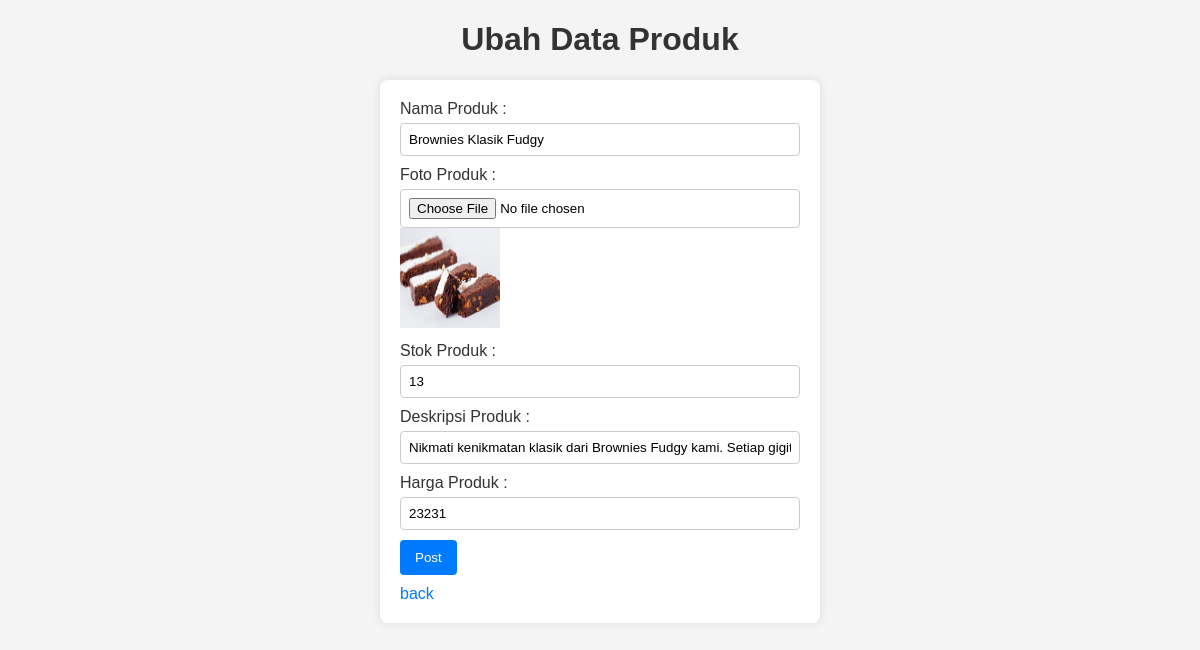
/AdminSide/ubahProduk.php?Id_produk=13, run on an earlier commit of the app's database.
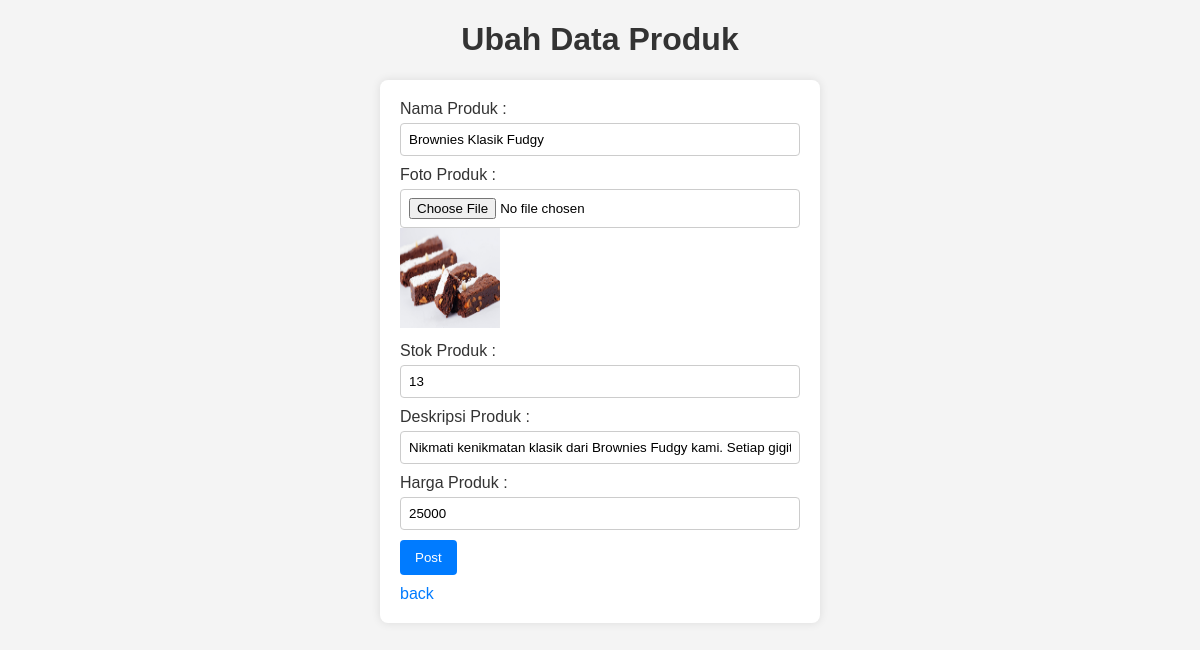
And on a later commit of the database.
### tables this page shows
CREATE TABLE `produk` (
  `Id_produk` int(11) NOT NULL,
  `Nama_produk` varchar(30) NOT NULL,
  `Foto_produk` varchar(30) NOT NULL,
  `Stok_produk` int(11) NOT NULL,
  `Deskripsi_produk` text NOT NULL,
  `Harga_produk` int(11) NOT NULL
);

### classes/classProduk.php (called while the page is built, shortened)
<?php
class Produk extends Connect{
        public function viewEachProduk($Id_produk){
            $conn = $this->getConnection();
            $query = "SELECT * FROM produk WHERE Id_produk= $Id_produk";
            $result = $conn->query($query);
            $kategori = $result->fetch();
            return $kategori;
        }
}
?>

### AdminSide/ubahProduk.php (the view, shortened to what this page needs)
<?php
    require_once '../classes/classProduk.php';
?>
<?php
$Id_produk = $_GET['Id_produk'];
$data = new Produk\Produk;
$pdk = $data->viewEachProduk($Id_produk);
?>
<!DOCTYPE html>
<html lang="en">
<head>
</head>
<body>
<h1>Ubah Data Produk</h1>
<form action="" method="post" enctype="multipart/form-data">
<ul>
    <li>
        <label for="Nama_produk">Nama Produk :</label>
        <input type="text" name="Nama_produk" id="Nama_produk" required value="<?= $pdk['Nama_produk']; ?>">
    </li>
    <li>
        <label for="Foto_produk">Foto Produk :</label>
        <input type="file" name="Foto_produk" id="nama">
        <img src="../img/<?= $pdk['Foto_produk'] ?>" width="100px" height="100px">
    </li>
    <li>
        <label for="Stok_produk">Stok Produk :</label>
        <input type="number" name="Stok_produk" id="Stok_produk" required value="<?= $pdk['Stok_produk']; ?>" >
    </li>
    <li>
        <label for="Deskripsi_produk">Deskripsi Produk :</label>
        <input type="text" name="Deskripsi_produk" id="Deskripsi_produk" required value="<?= $pdk['Deskripsi_produk']; ?>" >
    </li>
    <li>
        <label for="Harga_produk">Harga Produk :</label>
        <input type="number" name="Harga_produk" id="Harga_produk" required value="<?= $pdk['Harga_produk']; ?>" >
    </li>
    <button type="submit" name="submit">Post</button>
</ul>
<a href="home.php">back</a>
</form>
</body>
</html>

What changed in the data, as far as the page shows it:
changed produk "Brownies Klasik Fudgy": Harga_produk "23231" → "25000"
